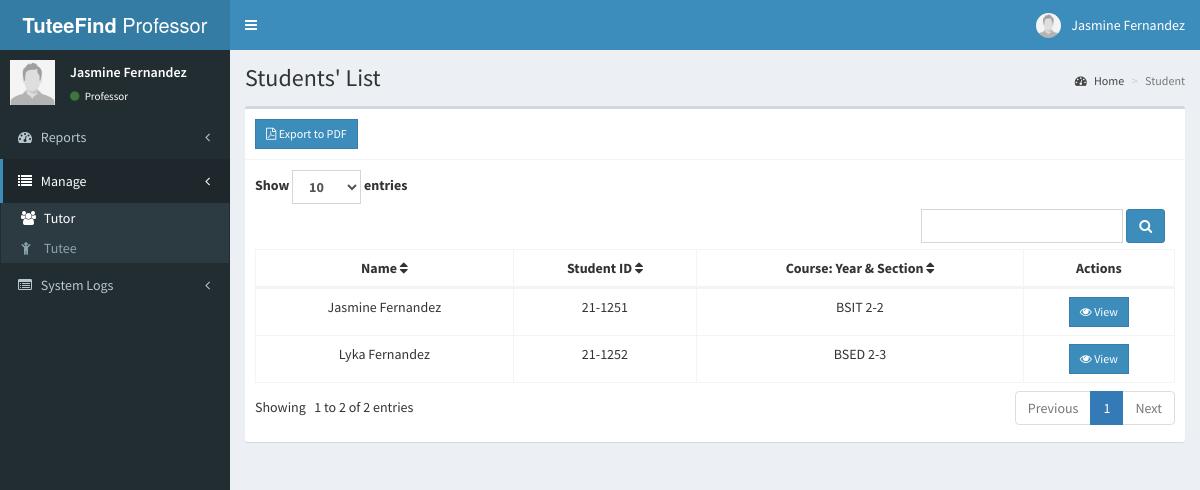
The app's page /professor/tutor.php (signed in) with its own data.
### tables this page shows
CREATE TABLE `professor` (
  `id` int NOT NULL,
  `firstname` varchar(30) NOT NULL,
  `lastname` varchar(30) NOT NULL,
  `middlename` varchar(20) NOT NULL,
  `age` int NOT NULL,
  `faculty_id` varchar(20) NOT NULL,
  `emailaddress` varchar(50) NOT NULL,
  `prof_password` varchar(250) NOT NULL,
  `prof_username` varchar(250) NOT NULL,
  `prof_photo` varchar(250) NOT NULL,
  `last_login` datetime DEFAULT NULL
);

CREATE TABLE `tutor` (
  `id` int NOT NULL,
  `firstname` varchar(255) NOT NULL,
  `lastname` varchar(255) NOT NULL,
  `age` int DEFAULT NULL,
  `sex` varchar(10) DEFAULT NULL,
  `number` varchar(20) DEFAULT NULL,
  `barangay` varchar(255) DEFAULT NULL,
  `student_id` varchar(50) DEFAULT NULL,
  `course` varchar(100) DEFAULT NULL,
  `year_section` varchar(255) DEFAULT NULL,
  `photo` varchar(255) DEFAULT NULL,
  `professor` varchar(50) NOT NULL,
  `fblink` varchar(255) NOT NULL,
  `bio` text NOT NULL,
  `emailaddress` varchar(255) NOT NULL,
  `password` varchar(255) NOT NULL
);

### professor/tutor.php (the view, shortened to what this page needs)
<?php
include 'includes/conn.php';
include 'includes/header.php';
?>
<?php
$search = isset($_GET['search']) ? $_GET['search'] : '';
$page = isset($_GET['page']) ? (int)$_GET['page'] : 1;
$limit = isset($_GET['limit']) ? (int)$_GET['limit'] : 10;
$offset = ($page - 1) * $limit;
$professor_id = $_SESSION['professor_id'];
$search_param = "%$search%";
$total_sql = "
    SELECT COUNT(*) as total
    FROM tutor t
    INNER JOIN professor p ON t.professor = p.faculty_id
    WHERE p.id = ?
    AND (
        CONCAT(LOWER(t.course), ' ', LOWER(t.year_section)) LIKE LOWER(?) OR
        CONCAT(LOWER(t.firstname), ' ', LOWER(t.lastname)) LIKE LOWER(?) OR
        LOWER(t.student_id) LIKE LOWER(?)
    )";
$stmt_total = $conn->prepare($total_sql);
$stmt_total->bind_param("isss", $professor_id, $search_param, $search_param, $search_param);
$stmt_total->execute();
$total_result = $stmt_total->get_result();
$total_rows = $total_result->fetch_assoc()['total'];
$total_pages = ceil($total_rows / $limit);
?>
<body class="hold-transition skin-blue sidebar-mini">
<div class="wrapper">
  <?php include 'includes/navbar.php'; ?>
  <?php include 'includes/menubar.php'; ?>
  <div class="content-wrapper">
    <section class="content-header">
      <h1>Students' List</h1>
      <ol class="breadcrumb">
        <li><a href="#"><i class="fa fa-dashboard"></i> Home</a></li>
        <li class="active">Student</li>
      </ol>
    </section>
    <section class="content">
 <div class="row">
        <div class="col-xs-12">
          <div class="box">
            <div class="box-header with-border">
            <a href="tutor_pdf.php?search=<?php echo urlencode($search); ?>" class="btn btn-primary btn-sm btn-flat" target="_blank">
                <i class="fa fa-file-pdf-o"></i> Export to PDF
              </a>
            </div>
      <div class="box-body">
  <form method="GET" action="tutor.php" class="form-inline d-flex justify-content-between align-items-center">
    <div class="form-group me-4">
        <label>Show
            <select name="limit" class="form-control" onchange="this.form.submit()">
                <option value="10" <?php if ($limit == 10) echo 'selected'; ?>>10</option>
            </select> entries
        </label>
        <div class="form-group me-2">
            <input type="text" name="search" placeholder="" value="<?php echo htmlspecialchars($search); ?>" class="form-control">
        </div>
        <button type="submit" class="btn btn-primary"><i class="fa fa-search"></i></button>
    </div>
</form>
<div id="example1_wrapper" class="dataTables_wrapper form-inline dt-bootstrap no-footer">
  <div class="row">
    <div class="col-sm-12">
      <div style="max-height: 250px; overflow-y: auto;" class="scrollable-table">
        <table id="example1" class="table table-bordered dataTable no-footer" role="grid" aria-describedby="example1_info">
          <thead>
            <tr role="row">
                <th onclick="sortTable(0)">Name <i class="fa fa-sort" aria-hidden="true"></i></th>
                <th onclick="sortTable(1)">Student ID <i class="fa fa-sort" aria-hidden="true"></i></th>
                <th onclick="sortTable(2)">Course: Year & Section <i class="fa fa-sort" aria-hidden="true"></i></th>
                <th>Actions</th>
              </tr>
            </thead>
            <tbody>
   <?php
if (isset($_SESSION['professor_id'])) {
    $professor_id = $_SESSION['professor_id'];
    $search = isset($_GET['search']) ? '%' . $_GET['search'] . '%' : '%%';
    $sql = "
        SELECT
            t.id,
            t.firstname,
            t.lastname,
            t.student_id,
            t.course,
            t.year_section
        FROM tutor t
        INNER JOIN professor p ON t.professor = p.faculty_id
        WHERE p.id = ?
        AND (
            CONCAT(LOWER(t.firstname), ' ', LOWER(t.lastname)) LIKE ? OR
            LOWER(t.student_id) LIKE ? OR
            CONCAT(LOWER(t.course), ' ', LOWER(t.year_section)) LIKE ?
        )
    ";
    if ($stmt = $conn->prepare($sql)) {
        $stmt->bind_param("ssss", $professor_id, $search, $search, $search);
        $stmt->execute();
        $result = $stmt->get_result();
        if ($result->num_rows > 0) {
            while ($row = $result->fetch_assoc()) {
                $name = htmlspecialchars($row['firstname']) . ' ' . htmlspecialchars($row['lastname']);
                $courseYearSection = htmlspecialchars($row['course']) . ' ' . htmlspecialchars($row['year_section']);
                echo "
                    <tr>
                        <td>$name</td>
                        <td>" . htmlspecialchars($row['student_id']) . "</td>
                        <td>$courseYearSection</td>
                        <td>
                            <button class='btn btn-primary btn-sm btn-flat view' data-id='" . htmlspecialchars($row['id']) . "'><i class='fa fa-eye'></i> View</button>
                        </td>
                    </tr>
                ";
            }
        } else {
            echo "<tr><td colspan='4'>No records found.</td></tr>";
        }
    } else {
        echo "Error: " . $conn->error;
    }
} else {
    echo "<tr><td colspan='4'>No faculty ID found for the current professor.</td></tr>";
}
?>
  </tbody>
          </table>
        </div>
      </div>
    </div>
    <div class="row">
      <div class="col-sm-5">
        <div class="dataTables_info" id="example1_info" role="status" aria-live="polite">
          Showing
 <?php echo ($offset + 1) . ' to ' . min($offset + $limit, $total_rows) . ' of ' . $total_rows . ' entries'; ?>
        </div>
      </div>
      <div class="col-sm-7">
        <div class="dataTables_paginate paging_simple_numbers" id="example1_paginate">
          <ul class="pagination">
            <li class="paginate_button
 previous <?php if ($page <= 1) echo 'disabled'; ?>" id="example1_previous">
              <a href="?search=<?php echo urlencode($search); ?>&page=<?php echo $page - 1; ?>&limit=<?php echo $limit; ?>" aria-controls="example1" data-dt-idx="0" tabindex="0">Previous</a>
            </li>
            <?php for ($i = 1; $i <= $total_pages; $i++): ?>
              <li class="paginate_button <?php if ($page == $i) echo 'active'; ?>">
                <a href="?search=<?php echo urlencode($search); ?>&page=<?php echo $i; ?>&limit=<?php echo $limit; ?>" aria-controls="example1" data-dt-idx="<?php echo $i; ?>" tabindex="0"><?php echo $i; ?></a>
              </li>
            <?php endfor; ?>
            <li class="paginate_button next <?php if ($page >= $total_pages) echo 'disabled'; ?>" id="example1_next">
              <a href="?search=<?php echo urlencode($search); ?>&page=<?php echo $page + 1; ?>&limit=<?php echo $limit; ?>" aria-controls="example1" data-dt-idx="7" tabindex="0">Next</a>
            </li>
          </ul>
        </div>
      </div>
    </div>
  </div>
</div>
</div>
</div>
</section>
</div>
  <?php include 'includes/tutor_modal.php'; ?>
</div>
<?php include 'includes/scripts.php'; ?>
</body>
</html>

### professor/includes/navbar.php (shortened to what this page needs)
<?php
include 'includes/session.php';
if(isset($_SESSION['professor_id'])) {
    $professor_id = $_SESSION['professor_id'];
    $sql = "SELECT * FROM professor WHERE id = ?";
    $stmt = $conn->prepare($sql);
    $stmt->bind_param("i", $professor_id);
    $stmt->execute();
    $result = $stmt->get_result();
    if($result->num_rows == 1) {
        $user = $result->fetch_assoc();
    }
} else {
    header('location: index.php');
    exit();
}
?>
<header class="main-header">
<a href="#" class="logo">
    <span class="logo-lg"><b>TuteeFind</b> Professor</span>
</a>
<nav class="navbar navbar-static-top">
    <a href="#" class="sidebar-toggle" data-toggle="push-menu" role="button">
    </a>
    <div class="navbar-custom-menu">
    <ul class="nav navbar-nav">
        <li class="dropdown user user-menu">
        <a href="#" class="dropdown-toggle" data-toggle="dropdown">
        <img src="<?php echo (!empty($user['prof_photo'])) ? '../images/'.$user['prof_photo'] : '../images/profile.jpg'; ?>" class="user-image" alt="User Image">
            <span class="hidden-xs"><?php echo $user['firstname'].' '.$user['lastname']; ?></span>
        </a>
        </li>
    </ul>
    </div>
</nav>
</header>

### professor/includes/menubar.php (shortened to what this page needs)
<aside class="main-sidebar">
  <section class="sidebar">
    <div class="user-panel">
      <div class="pull-left image">
      <img src="<?php echo (!empty($user['prof_photo'])) ? '../images/'.$user['prof_photo'] : '../images/profile.jpg'; ?>" class="user-image" alt="User Image">
      </div>
      <div class="pull-left info">
        <p><?php echo $user['firstname'].' '.$user['lastname']; ?></p>
        <a><i class="fa fa-circle text-success"></i> Professor</a>
      </div>
    </div>
    <ul class="sidebar-menu" data-widget="tree">
    <li class="treeview">
        <a href="#">
            <i class="fa fa-dashboard"></i> <span>Reports</span>
            <span class="pull-right-container">
                <i class="fa fa-angle-left pull-right"></i>
            </span>
        </a>
    </li>
    <li class="treeview">
        <a href="#">
            <i class="fa fa-list"></i> <span>Manage</span>
            <span class="pull-right-container">
                <i class="fa fa-angle-left pull-right"></i>
            </span>
        </a>
        <ul class="treeview-menu">
            <li><a href="tutor.php"><i class="fa fa-users"></i> <span>Tutor</span></a></li>
            <li><a href="tutee.php"><i class="fa fa-child"></i> <span>Tutee</span></a></li>
        </ul>
    </li>
     <li class="treeview">
        <a href="#">
            <i class="fa fa-list-alt"></i> <span>System Logs</span>
            <span class="pull-right-container">
                <i class="fa fa-angle-left pull-right"></i>
            </span>
        </a>
    </li>
</ul>
  </section>
</aside>

### professor/tutor.php (style rules this page uses)
.scrollable-table { max-height: 230px; overflow-y: auto; border-collapse: collapse; display: block; }
.scrollable-table thead { position: sticky; top: 0; background-color: #fff; z-index: 1; }
table { width: 100%; border-collapse: collapse; }
table th, table td { padding: 10px; border: 1px solid #ddd; }
table td button { padding: 5px 10px; background-color: #007bff; color: white; border: none; cursor: pointer; border-radius: 4px; }
table th { text-align: center; }
table td { text-align: center; }
table td button { display: inline-block; text-align: center; }

### records on screen
professor: prof_photo (placeholder picture), firstname "Jasmine", lastname "Fernandez"
tutor: name "Jasmine Fernandez", student "21-1251", courseYearSection "BSIT 2-2"
tutor: name "Lyka Fernandez", student "21-1252", courseYearSection "BSED 2-3"

### other values on screen
$offset + 1 "1"
min($offset + $limit, $total_rows) "2"
$total_rows "2"
